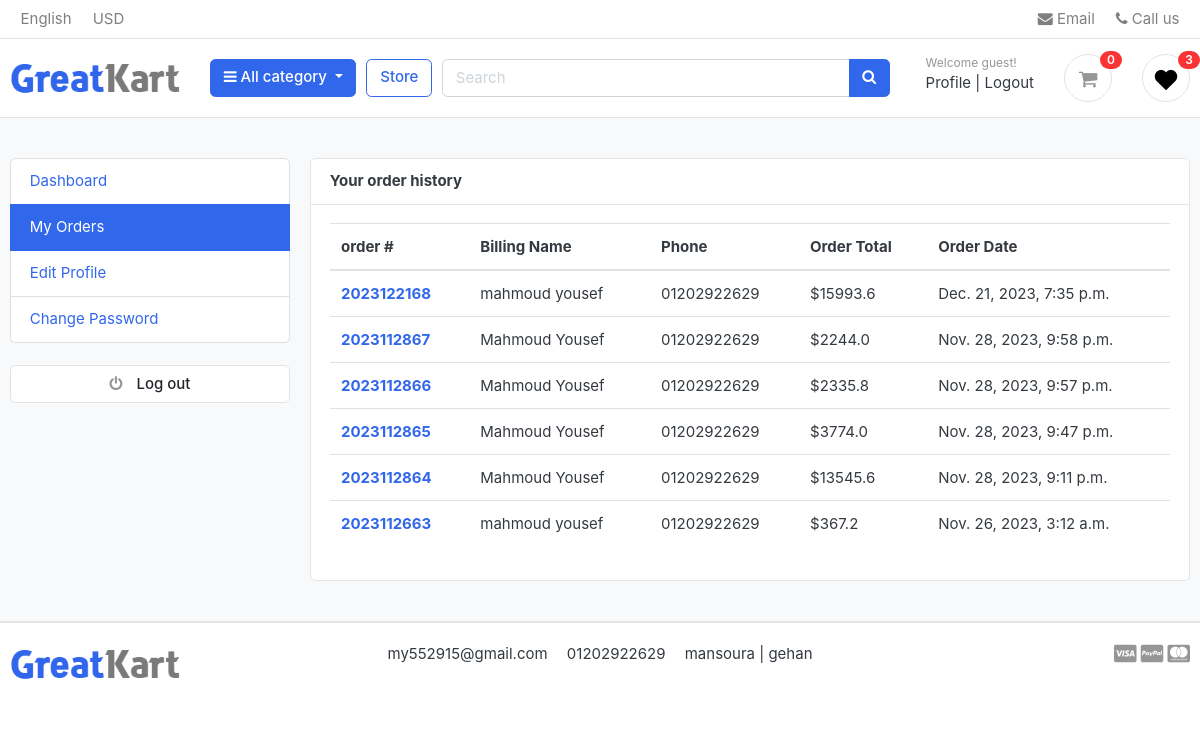
The page /accounts/my_orders/ (signed in) on the database as committed earlier.
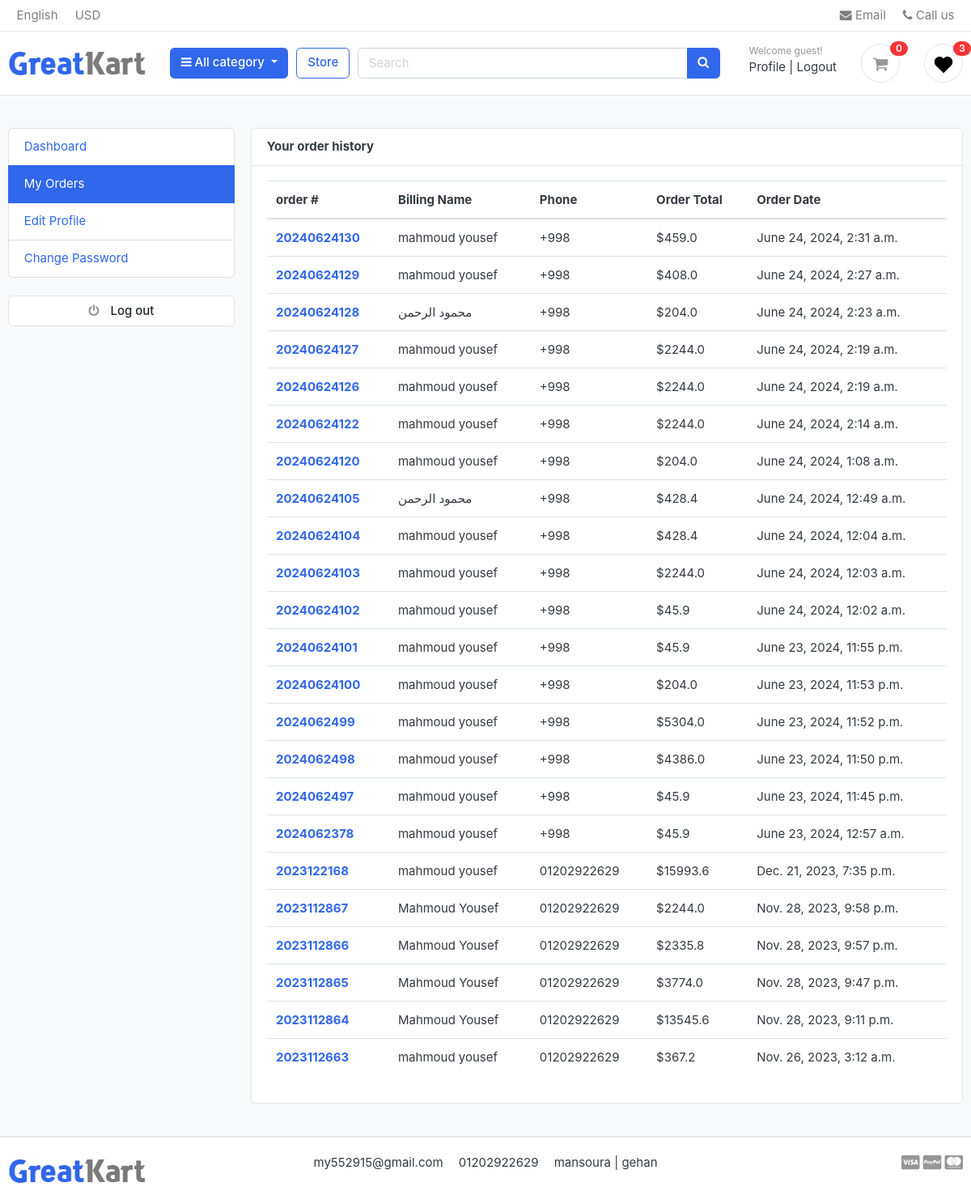
The same page on the database as committed later.
### settings/models.py (models this page shows, shortened)
class Settings(models.Model):
    site_name = models.CharField( max_length=50)
    logo = models.ImageField( upload_to='setting/')
    phone = models.CharField( max_length=30)
    email = models.EmailField( max_length=254)
    description = models.TextField(max_length=1000)
    fb_link = models.URLField( max_length=200)
    twitter_link = models.URLField( max_length=200)
    instagram_link = models.URLField( max_length=200)
    address = models.CharField( max_length=50)

### orders/models.py (models this page shows, shortened)
class Order(models.Model):
    STATUS = (
        ('New','New'),
        ('Accepted','Accepted'),
        ('Completed','Completed'),
        ('Cancelled','Cancelled'),
    )
    user = models.ForeignKey(User, on_delete=models.SET_NULL , null=True)
    payment = models.ForeignKey(Payment,  on_delete=models.SET_NULL ,blank=True , null=True)
    order_number = models.CharField(max_length=50)
    first_name = models.CharField(max_length=50)
    last_name = models.CharField(max_length=50)
    phone = models.CharField(max_length=50)
    email = models.EmailField( max_length=254)
    address_line_1 = models.CharField( max_length=50)
    address_line_2 = models.CharField( max_length=50 , blank=True)
    country = models.CharField( max_length=50 )
    state = models.CharField( max_length=50 )
    city = models.CharField( max_length=50 )
    order_note = models.CharField( max_length=1000 , blank=True)
    order_total = models.FloatField()
    tax = models.FloatField()
    status = models.CharField(choices=STATUS,default='New' , max_length=15)
    ip = models.CharField(max_length=50  ,blank=True)
    is_orderd = models.BooleanField(default=False)
    created_at = models.DateTimeField( auto_now_add=True)
    updated_at = models.DateTimeField(auto_now=True)
    def full_name(self):
        return f'{self.first_name} {self.last_name}'

### accounts/views.py (the view)
# urls.py: path('my_orders/' , views.my_orders , name='my_orders'),
@login_required(login_url='login')
def my_orders(request):
    orders = Order.objects.filter(user=request.user,is_orderd=True).order_by('-created_at')
    context = {
        'orders':orders,
    }
    return render(request,'profile/my_orders.html',context)

### accounts/favorite_context.py (called while the page is built)
def counter(request):
    product_counter = 0
    if request.user.is_authenticated:
        if 'admin' in request.path:
            return{}
        else :
            try :
                user_favourites = Product.objects.filter(like=request.user)
                product_counter = user_favourites.count()
            except Product.DoesNotExist:
                product_counter=0
    return dict(product_counter=product_counter)

### carts/context_processors.py (called while the page is built)
def counter(request):
    cart_count = 0
    if 'admin' in request.path:
        return{}
    else :
        try :
            cart = Cart.objects.filter(cart_id=_cart_id(request))
            if request.user.is_authenticated:
                cart_items = CartItem.objects.all().filter(user=request.user)
            else :
                cart_items = CartItem.objects.all().filter(cart=cart[:1])
            for cart_item in cart_items:
                cart_count+=cart_item.quantity
        except Cart.DoesNotExist:
            cart_count=0
    return dict(cart_count=cart_count)

### carts/views.py (called while the page is built)
def _cart_id(request):
    cart = request.session.session_key
    if not cart:
        cart = request.session.create()
    return cart

### category/context_processor.py (called while the page is built)
def menu_links(request):
    links = Category.objects.all()[:10]
    return dict(links=links)

### category/models.py (called while the page is built)
    def get_url(self):
        return reverse('store:product_by_category',args=[self.slug])

    def __str__(self):
        return str(self.name)

### accounts/templates/profile/my_orders.html
{% extends "base.html" %}
{% block body %}
<section class="section-conten padding-y bg">
    <div class="container">
        <div class="row">
            <aside class="col-md-3">
                <ul class="list-group">
                    <a class="list-group-item " href="{% url 'accounts:dashboard'%}"> Dashboard </a>
                    <a class="list-group-item active" href="{% url 'accounts:my_orders'%}"> My Orders </a>
                    <a class="list-group-item" href="{% url 'accounts:edit_profile'%}"> Edit Profile </a>
                    <a class="list-group-item" href="{% url 'password_change'%}">Change Password </a>
                </ul>
                <br>
                <a class="btn btn-light btn-block" href="{% url 'logout'%}"> <i class="fa fa-power-off"></i> <span
                        class="text">Log
                        out</span> </a>
            </aside>
            <main class="col-md-9">
                <article class="card">
                    <header class="card-header">
                        <strong class="d-inline-block mr-3">Your order history</strong>
                    </header>
                    <div class="card-body">
                        <div class="row">
                            <div class="col-md-12">
                                <table class="table table-hover">
                                    <thead>
                                        <tr>
                                            <th scope="col">order #</th>
                                            <th scope="col">Billing Name</th>
                                            <th scope="col">Phone</th>
                                            <th scope="col">Order Total</th>
                                            <th scope="col">Order Date</th>
                                        </tr>
                                    </thead>
                                        <tbody>
                                            {% for order in orders %}
                                            <tr>
                                                <th scope="row"><a href="{% url 'accounts:order_detail' order.order_number %}">{{order.order_number}}</a></th>
                                                <td>{{order.full_name}}</td>
                                                <td>{{order.phone}}</td>
                                                <td>${{order.order_total}}</td>
                                                <td>{{order.created_at}}</td>
                                            </tr>
                                            {% endfor %}
                                        </tbody>
                                </table>
                            </div>
                        </div>
                    </div>
                </article>
            </main>
        </div>
    </div>
</section>
{% endblock body %}

### templates/base.html (shortened to what this page needs)
{% load static %}
<!DOCTYPE HTML>
<html lang="en">
<head>
    <link href="{% static 'css/bootstrap.css'%}" rel="stylesheet" type="text/css" />
    <link href="{% static 'fonts/fontawesome/css/all.min.css'%}" type="text/css" rel="stylesheet">
    <link href="{% static 'css/ui.css'%}" rel="stylesheet" type="text/css" />
    <link href="{% static 'css/responsive.css'%}" rel="stylesheet" media="only screen and (max-width: 1200px)" />
    <link href="{% static 'css/custum.css'%}" rel="stylesheet" type="text/css" />
    <link rel="stylesheet" href="https://cdnjs.cloudflare.com/ajax/libs/font-awesome/4.7.0/css/font-awesome.min.css">
</head>
<body>
    <header class="section-header">
        <nav class="navbar p-md-0 navbar-expand-sm navbar-light border-bottom">
            <div class="container">
                <div class="collapse navbar-collapse" id="navbarTop4">
                    <ul class="navbar-nav mr-auto">
                        <li class="nav-item dropdown">
                            <a href="#" class="nav-link"> English </a>
                        </li>
                        <li class="nav-item dropdown">
                            <a href="#" class="nav-link"> USD </a>
                        </li>
                    </ul>
                    <ul class="navbar-nav">
                        <li><a href="#" class="nav-link"> <i class="fa fa-envelope"></i> Email </a></li>
                        <li><a href="#" class="nav-link"> <i class="fa fa-phone"></i> Call us </a></li>
                    </ul>
                </div>
            </div>
        </nav>
        <section class="header-main border-bottom">
            <div class="container">
                <div class="row align-items-center">
                    <div class="col-lg-2 col-md-3 col-6">
                        <a href="/" class="brand-wrap">
                            <img class="logo" src="{{myfooter.logo.url}}">
                        </a>
                    </div>
                    <div class="col-lg col-sm col-md col-6 flex-grow-0">
                        <div class="category-wrap dropdown d-inline-block float-right">
                            <button type="button" class="btn btn-primary dropdown-toggle" data-toggle="dropdown">
                                <i class="fa fa-bars"></i> All category
                            </button>
                        </div>
                    </div>
                    <a href="{%url 'store:store'%}" method="GET" class="btn btn-outline-primary">Store</a>
                    <div class="col-lg  col-md-6 col-sm-12 col">
                        <form action="{% url 'store:search' %}" class="search">
                            <div class="input-group w-100">
                                <input type="text" class="form-control" style="width:60%;" placeholder="Search"
                                    name="q">
                                <div class="input-group-append">
                                    <button class="btn btn-primary" type="submit">
                                        <i class="fa fa-search"></i>
                                    </button>
                                </div>
                            </div>
                        </form>
                    </div>
                    <div class="col-lg-3 col-sm-6 col-8 order-2 order-lg-3">
                        <div class="d-flex justify-content-end mb-3 mb-lg-0">
                            <div class="widget-header">
                                <small class="title text-muted">Welcome guest!</small>
                                <div>
                                    {% if user.is_authenticated %}
                                    <a href="{% url 'accounts:profile'%}">Profile</a> <span class="dark-transp"> |
                                    </span>
                                    <a href="{% url 'logout'%}"> Logout</a>
                                    {% else %}
                                    <a href="{% url 'login'%}">Sign in</a> <span class="dark-transp"> | </span>
                                    <a href="{% url 'accounts:signup'%}"> Register</a>
                                    {% endif %}
                                </div>
                            </div>
                            <a href="{% url 'carts:cart'%}" class="widget-header pl-3 ml-3">
                                <div class="icon icon-sm rounded-circle border"><i class="fa fa-shopping-cart"></i>
                                </div>
                                <span class="badge badge-pill badge-danger notify">{{cart_count}}</span>
                            </a>
                            {% if product_counter <= 0 %}
                            <a href="{% url 'accounts:user_favourites'%}" class="widget-header pl-3 ml-3">
                                <div class="icon icon-sm rounded-circle border"><img src="{% static 'images/icons/heart.png'%}" />
                                </div>
                                <span class="badge badge-pill badge-danger notify">{{product_counter}}</span>
                            </a>
                            {% else %}
                            <a href="{% url 'accounts:user_favourites'%}" class="widget-header pl-3 ml-3">
                                <div class="icon icon-sm rounded-circle border"><img src="{% static 'images/icons/love.png'%}" />
                                </div>
                                <span class="badge badge-pill badge-danger notify">{{product_counter}}</span>
                            </a>
                            {% endif %}
                        </div>
                    </div>
                </div>
            </div>
        </section>
    </header>
    {% block body %}
    {% endblock body %}
    <footer class="section-footer border-top">
        <div class="container">
            <section class="footer-bottom border-top row">
                <div class="col-lg-2 col-md-3 col-6">
                    <a href="/" class="brand-wrap">
                        <img class="logo" src="{{myfooter.logo.url}}">
                    </a>
                </div>
                <div class="col-md-8 text-md-center">
                    <span class="px-2">{{myfooter.email}}</span>
                    <span class="px-2">{{myfooter.phone}}</span>
                    <span class="px-2">{{myfooter.address}}</span>
                </div>
                <div class="col-md-2 text-md-right text-muted">
                    <i class="fab fa-lg fa-cc-visa"></i>
                    <i class="fab fa-lg fa-cc-paypal"></i>
                    <i class="fab fa-lg fa-cc-mastercard"></i>
                </div>
            </section>
        </div>
    </footer>
</body>
</html>

### static/css/ui.css (style rules this page uses)
html { font-family: "Inter", sans-serif; font-size: 15px; }
.icon-xs, .icon-sm, .icon-md, .icon-lg { display: inline-block; text-align: center; flex-shrink: 0; flex-grow: 0; }
.icon-sm { width: 48px; height: 48px; line-height: 48px !important; font-size: 20px; }
.padding-y { padding-top: 40px; padding-bottom: 40px; }
article:after, .form-group:after { display: block; clear: both; content: ""; }
.bg { background-color: #f8f9fa; }
.header-main { position: relative; padding-top: 1rem; padding-bottom: 1rem; }
.brand-wrap .logo, .navbar-brand .logo { margin-right: 7px; max-height: 42px; display: inline-block; }
.widget-header { display: inline-block; vertical-align: middle; position: relative; }
.widget-header a { color: #343a40; }
.widget-header i { color: #969696; }
.widget-header .title { display: block; }
.widget-header .notify { position: absolute; top: -3px; right: -10px; }
.footer-bottom { padding-top: 20px; padding-bottom: 20px; }
.btn-light { background-color: #fff; border-color: #e4e4e4; }
.btn-light i { color: #969696; }
.btn i + .text { margin-left: 10px; }
.notify { position: absolute; top: -4px; right: -10px; display: inline-block; padding: 0.25em 0.6em; font-size: 12px; line-height: 1; text-align: center; border-radius: 3rem; color: #fff; background-color: #fa3434; }

Rows that differ between the two databases and show on the page:
added Order: order_number "20240624130", full_name "mahmoud yousef", phone "+998", order_total "459.0", created_at "June 24, 2024, 2:31 a.m."
added Order: order_number "20240624129", full_name "mahmoud yousef", phone "+998", order_total "408.0", created_at "June 24, 2024, 2:27 a.m."
added Order: order_number "20240624128", full_name "محمود الرحمن", phone "+998", order_total "204.0", created_at "June 24, 2024, 2:23 a.m."
added Order: order_number "20240624127", full_name "mahmoud yousef", phone "+998", order_total "2244.0", created_at "June 24, 2024, 2:19 a.m."
added Order: order_number "20240624126", full_name "mahmoud yousef", phone "+998", order_total "2244.0", created_at "June 24, 2024, 2:19 a.m."
added Order: order_number "20240624122", full_name "mahmoud yousef", phone "+998", order_total "2244.0", created_at "June 24, 2024, 2:14 a.m."
added Order: order_number "20240624120", full_name "mahmoud yousef", phone "+998", order_total "204.0", created_at "June 24, 2024, 1:08 a.m."
added Order: order_number "20240624105", full_name "محمود الرحمن", phone "+998", order_total "428.4", created_at "June 24, 2024, 12:49 a.m."
added Order: order_number "20240624104", full_name "mahmoud yousef", phone "+998", order_total "428.4", created_at "June 24, 2024, 12:04 a.m."
added Order: order_number "20240624103", full_name "mahmoud yousef", phone "+998", order_total "2244.0", created_at "June 24, 2024, 12:03 a.m."
added Order: order_number "20240624102", full_name "mahmoud yousef", phone "+998", order_total "45.9", created_at "June 24, 2024, 12:02 a.m."
added Order: order_number "20240624101", full_name "mahmoud yousef", phone "+998", order_total "45.9", created_at "June 23, 2024, 11:55 p.m."
added Order: order_number "20240624100", full_name "mahmoud yousef", phone "+998", order_total "204.0", created_at "June 23, 2024, 11:53 p.m."
added Order: order_number "2024062499", full_name "mahmoud yousef", phone "+998", order_total "5304.0", created_at "June 23, 2024, 11:52 p.m."
added Order: order_number "2024062498", full_name "mahmoud yousef", phone "+998", order_total "4386.0", created_at "June 23, 2024, 11:50 p.m."
added Order: order_number "2024062497", full_name "mahmoud yousef", phone "+998", order_total "45.9", created_at "June 23, 2024, 11:45 p.m."
added Order: order_number "2024062378", full_name "mahmoud yousef", phone "+998", order_total "45.9", created_at "June 23, 2024, 12:57 a.m."
